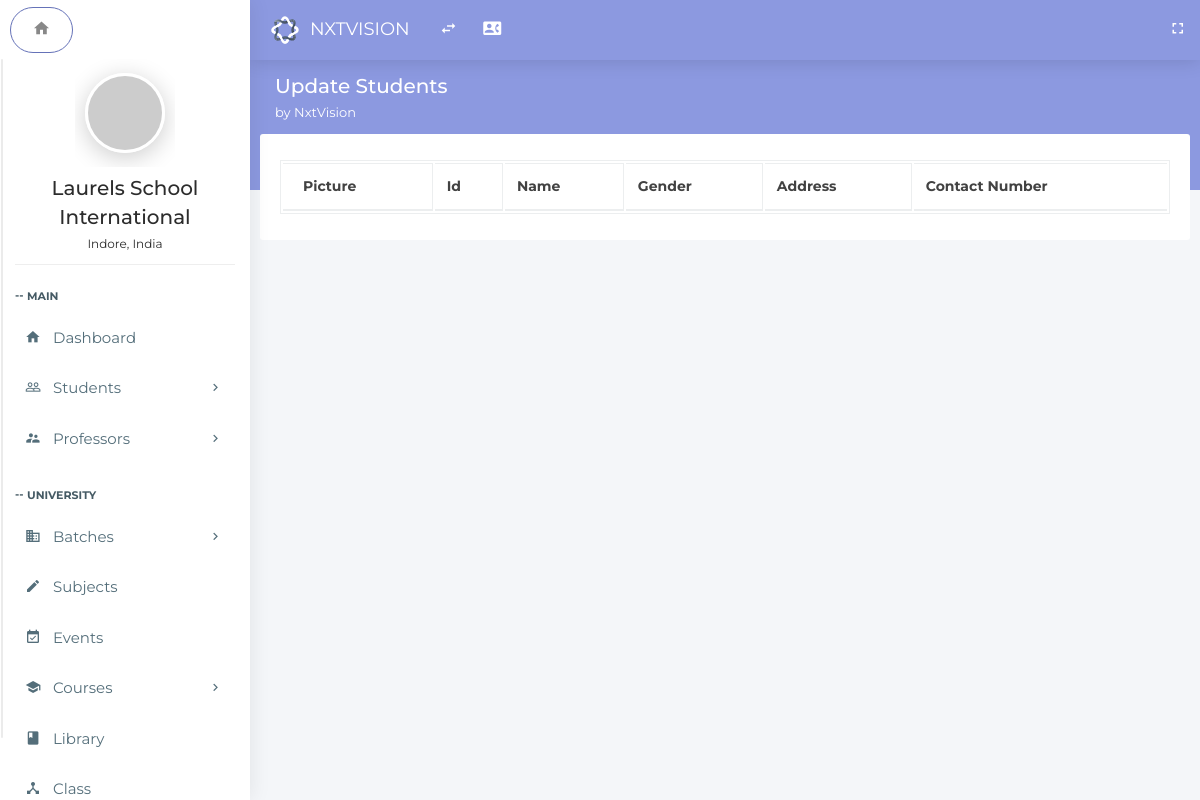
The app's page /index.php/students/edit_profile, older data.
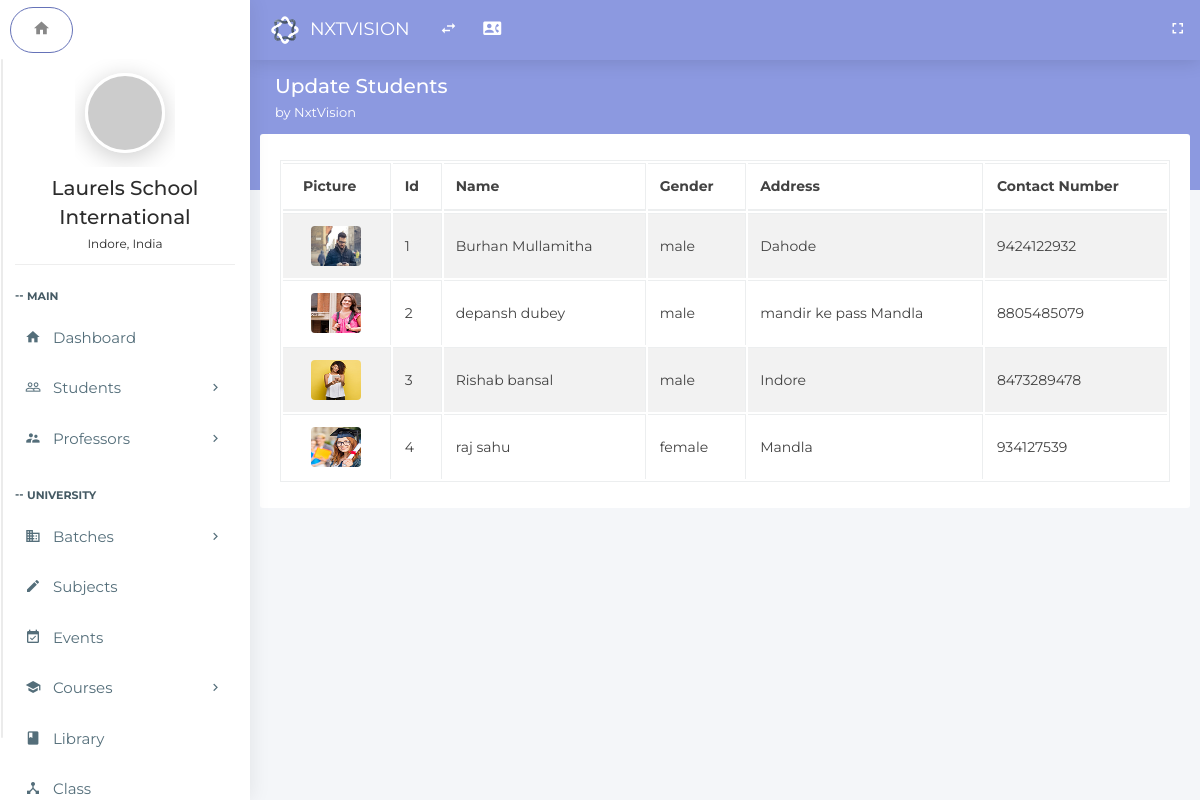
The same page, newer data.
### tables this page shows
CREATE TABLE `student_admission` (
  `Id` int(11) NOT NULL,
  `adm_date` date NOT NULL,
  `stud_name` text NOT NULL,
  `father_name` text NOT NULL,
  `mother_name` text NOT NULL,
  `father_number` text NOT NULL,
  `mother_number` text NOT NULL,
  `current_address` text NOT NULL,
  `perma_address` text NOT NULL,
  `father_email` text NOT NULL,
  `stud_dob` date NOT NULL,
  `stud_gender` text NOT NULL,
  `stud_blood_group` text NOT NULL,
  `stud_caste` text NOT NULL,
  `city` text NOT NULL,
  `state` text NOT NULL,
  `perma_address_pin` int(7) NOT NULL,
  `stud_email` text NOT NULL,
  `stud_phone` text NOT NULL,
  `photo` text NOT NULL,
  `father_o_number` text NOT NULL,
  `mother_o_number` text NOT NULL,
  `password` text NOT NULL,
  `currrent_address_pin` int(7) NOT NULL,
  `batch_id` int(11) NOT NULL
);

### application/controllers/Students.php (called while the page is built, shortened)
<?php
class Students extends MY_Controller
{
    public function edit_profile()
    {
        $this->load->model('Student_edit_model', '_student');
        $data['details']=$this->_student->get_all_students();
        $this->load->view('students-edit', $data);
    }
}

### index.php (called while the page is built, shortened)
<?php
require_once BASEPATH.'core/CodeIgniter.php';

### application/models/Student_edit_model.php (called while the page is built, shortened)
<?php
class Student_edit_model extends CI_Model
{
    public function get_all_students()
    {
        $query = $this->db->get('student_admission');
        return $query;
    }
}

### application/views/students-edit.php (the view, shortened to what this page needs)
<!doctype html>
<html class="no-js " lang="en">
<head>
<link rel="stylesheet" href="../assets/plugins/bootstrap/css/bootstrap.min.css">
<link rel="stylesheet" href="../assets/plugins/jquery-datatable/dataTables.bootstrap4.min.css">
<link rel="stylesheet" href="../assets/css/main.css">
<link rel="stylesheet" href="../assets/css/color_skins.css">
</head>
<body class="<?php echo $theme;?>">
<nav class="navbar p-l-5 p-r-5">
    <ul class="nav navbar-nav navbar-left">
        <li>
            <div class="navbar-header">
                <a class="navbar-brand" href="<?php echo site_url('dashboard');?>"><img src="../assets/images/logo.svg" width="30" alt="Oreo"><span class="m-l-10"><?php echo $company_name;?></span></a>
            </div>
        </li>
        <li><a href="javascript:void(0);" class="ls-toggle-btn" data-close="true"><i class="zmdi zmdi-swap"></i></a></li>
        <li><a href="contact.html" title="Contact List"><i class="zmdi zmdi-account-box-phone"></i></a></li>
        <li class="float-right">
            <a href="javascript:void(0);" class="fullscreen hidden-sm-down" data-provide="fullscreen" data-close="true"><i class="zmdi zmdi-fullscreen"></i></a>
        </li>
    </ul>
</nav>
<?php include 'leftside.php';?>
<section class="content">
    <div class="block-header">
        <div class="row">
            <div class="col-lg-7 col-md-6 col-sm-12">
                <h2> Update Students
                <small><?php echo $welcome_string;?></small>
                </h2>
            </div>
        </div>
    </div>
                <div class="tab-content">
                    <div class="tab-pane active" id="librarylist">
                        <div class="card">
                            <div class="body table-responsive">
                                <table class="table table-bordered table-striped table-hover js-basic-example dataTable">
                                    <thead>
                                        <tr>
                                            <th align="center">&nbsp;&nbsp;Picture</th>
                                            <th align="center">Id</th>
                                            <th align="center">Name</th>
                                            <th align="center">Gender</th>
                                            <th align="center">Address</th>
                                            <th align="center">Contact Number</th>
                                        </tr>
                                    </thead>
                                    <tbody>
                      <?php
                      foreach ($details->result() as $row) {
                          ?><tr class="clickable-row" data-href="<?php echo site_url('editprofile/' . $row->Id);?>" style="cursor: pointer">
                              <td align="center"><span class="list-icon"><img class="rounded" src="../uploads/<?php echo $row->photo; ?>" height="40" width="50" alt="laurels school"></span></td>
                              <td><?php echo $row->Id; ?></td>
                              <td><?php echo $row->stud_name; ?></td>
                              <td><?php echo $row->stud_gender; ?></td>
                              <td><?php echo $row->perma_address; ?></td>
                              <td><?php echo $row->stud_phone; ?></td>
                          </tr>
                      <?php
                      }
                      ?>
                                    </tbody>
                                </table>
                            </div>
                        </div>
                    </div>
                </div>
</section>
</body>
</html>

Row changes from the older to the newer data that the page shows:
added student_admission: photo (picture), Id "1", stud_name "Burhan Mullamitha", stud_gender "male", perma_address "Dahode", stud_phone "9424122932"
added student_admission: photo (picture), Id "2", stud_name "depansh dubey", stud_gender "male", perma_address "mandir ke pass Mandla", stud_phone "8805485079"
added student_admission: photo (picture), Id "3", stud_name "Rishab bansal", stud_gender "male", perma_address "Indore", stud_phone "8473289478"
added student_admission: photo (picture), Id "4", stud_name "raj sahu", stud_gender "female", perma_address "Mandla", stud_phone "934127539"
